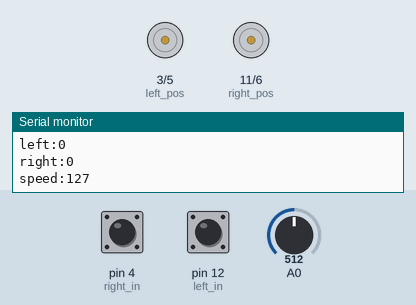
The sketch below on a simulated Arduino Uno, built with avr-gcc and run on an emulated ATmega328P. Parts: motor-driver pin pairs drawn as motors (green arrow = first pin HIGH = forward, orange = second pin HIGH = backward, longer = more drive), the last lines printed to the serial monitor. The inputs (shaded band) are chosen by the test bench; at power-on: pin 4 (right_in) LOW, pin 12 (left_in) LOW, A0 = 512.

Above: at 1.2 s.
1.3 s: pin 4 (right_in) pulled HIGH for 0.15 s
At 1.4 s:
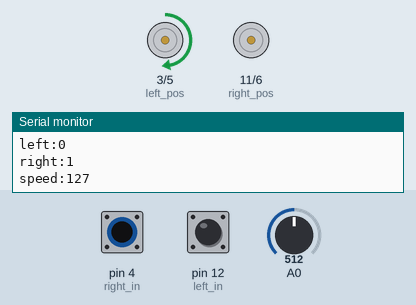
2.9 s: pin 12 (left_in) pulled HIGH for 0.15 s
At 3.0 s:
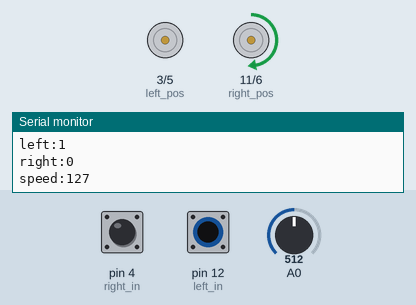
4.5 s: pin 12 (left_in) pulled HIGH for 3.2 s
At 8.6 s:
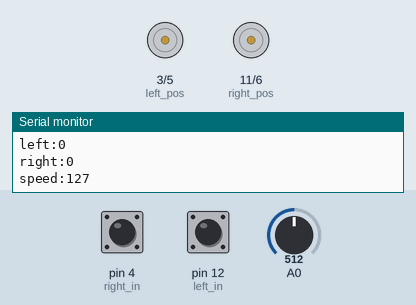
9.2 s: pin 4 (right_in) pulled HIGH for 1 s
At 10.0 s:
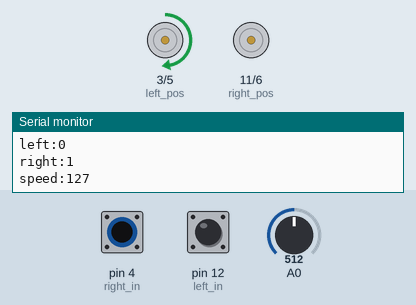
11.7 s: pin 4 (right_in) pulled HIGH for 3.2 s
At 16.1 s:
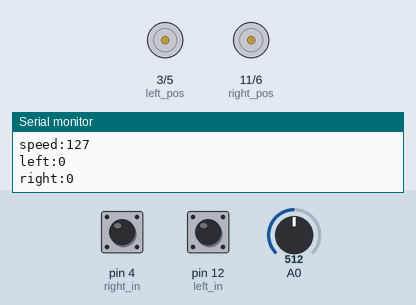
16.4 s: pin 4 (right_in) driven HIGH and pin 12 (left_in) driven HIGH
At 17.9 s:
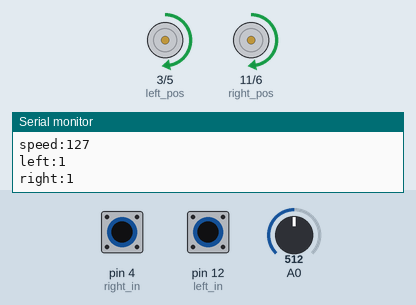
Timing chart, 0 to 18.9 s (numbered marks = the images above; inputs shaded):
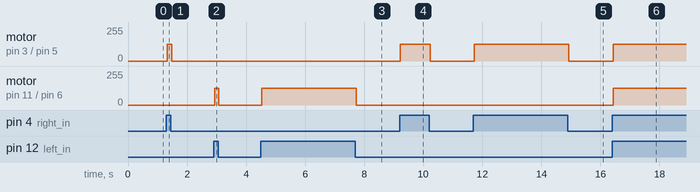

The sketch:

light_bot.ino
```cpp
int left_in=12;
int right_in=4;
int Speed=128;

int left_pos=3;
int left_neg=5;
int right_pos=11;
int right_neg=6;
int left_sen;
int right_sen;

void setup() {
  // put your setup code here, to run once:
pinMode(left_pos,OUTPUT);
pinMode(left_neg,OUTPUT);
pinMode(right_pos,OUTPUT);
pinMode(right_neg,OUTPUT);
pinMode(A0,INPUT);
Serial.begin(9600);
}


int check()
 {
int   l_ldr=(analogRead(A0)>analogRead(A1))?HIGH:LOW;
 int r_ldr=(analogRead(A2)>analogRead(A3))?HIGH:LOW;
  if(l_ldr==LOW && r_ldr==LOW)
  return 1;
  else
  return 0;
 }

 int Delay(int a,int i)
 {
  while(check()&&a!=0)
  {
    delay(i);
    a-=i;
  }
 }


void loop() {
   Speed=map(analogRead(A0),0,1023,0,255);
   Serial.print("speed:");
  Serial.println(Speed);
  left_sen=digitalRead(left_in);
  right_sen=digitalRead(right_in);
  Serial.print("left:");
  Serial.println(left_sen);
  Serial.print("right:");
  Serial.println(right_sen);

  // put your main code here, to run repeatedly:
  if(right_sen==HIGH)
  {
    analogWrite(left_pos,Speed);
    digitalWrite(left_neg,LOW);
  }
  else
  {
    digitalWrite(left_pos,LOW);
    digitalWrite(left_neg,LOW);
  }

if(left_sen==HIGH)
  {
    analogWrite(right_pos,Speed);
    digitalWrite(right_neg,LOW);
  }
  else
  {
    digitalWrite(right_pos,LOW);
    digitalWrite(right_neg,LOW);
  }
  /*
 if(left_sen==LOW && right_sen==LOW)
 {int a=0;int i=200;
  while(check())
  {
 analogWrite(left_pos,Speed);
 digitalWrite(left_neg,LOW);
 digitalWrite(right_pos,LOW);
 analogWrite(right_neg,Speed);
 Delay(a,i);
 if(!check())break;
 a+=i;
 digitalWrite(left_pos,LOW);
 analogWrite(left_neg,Speed);
 analogWrite(right_pos,Speed);
 digitalWrite(right_neg,LOW);
 Delay(a,i);
 a+=i;
  }

 }
 */


}
```

Measured:
- after the input at 1.3 s, motor on pin 3 (left_pos) / pin 5 (left_neg): stopped → forward 127/255 at once, → stopped 0.15 s later
- after the input at 2.9 s, motor on pin 11 (right_pos) / pin 6 (right_neg): stopped → forward 127/255 at once, → stopped 0.15 s later
- after the input at 4.5 s, motor on pin 11 (right_pos) / pin 6 (right_neg): stopped → forward 127/255 at once, → stopped 3.2 s later
- after the input at 9.2 s, motor on pin 3 (left_pos) / pin 5 (left_neg): stopped → forward 127/255 at once, → stopped 1.0 s later
- after the input at 11.7 s, motor on pin 3 (left_pos) / pin 5 (left_neg): stopped → forward 127/255 at once, → stopped 3.2 s later
- after the input at 16.4 s, motor on pin 3 (left_pos) / pin 5 (left_neg), motor on pin 11 (right_pos) / pin 6 (right_neg): stopped → forward 127/255 at once
